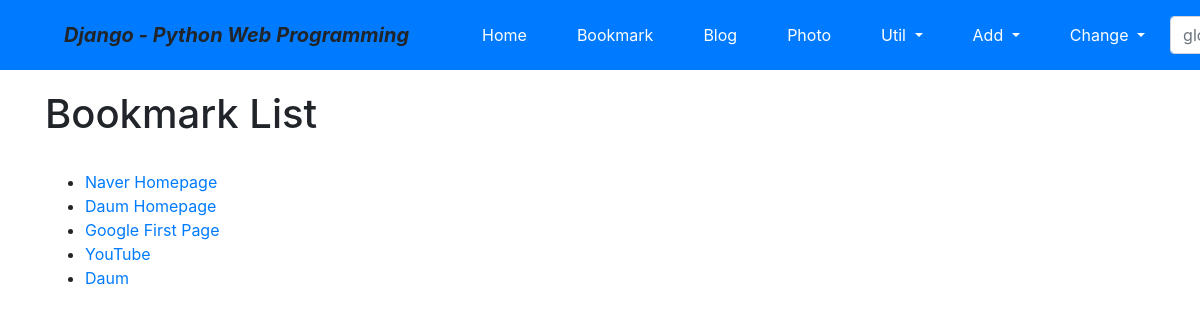
Page /bookmark/ (signed in) on the committed database.
### bookmark/models.py (models this page shows)
class Bookmark(models.Model):
    title = models.CharField('TITLE', max_length=100, blank=True)
    url = models.URLField('URL', unique=True)
    owner = models.ForeignKey(User, on_delete=models.CASCADE, blank=True, null=True)
    def __str__(self):
        return self.title

### bookmark/views.py (the view)
# urls.py: path('', views.BookmarkLV.as_view(), name='index'),
class BookmarkLV(ListView):
    model = Bookmark

### bookmark/templates/bookmark/bookmark_list.html (shortened to what this page needs)
{% extends "base.html" %}
{% block content %}
<h1>Bookmark List</h1>
<br>
<ul>
    {% for bookmark in object_list %}
        <li><a href="{% url 'bookmark:detail' bookmark.id %}">{{ bookmark }}</a></li>
    {% endfor %}
</ul>
{% endblock %}

### rows in the picture
Bookmark: title "Naver Homepage"
Bookmark: title "Daum Homepage"
Bookmark: title "Google First Page"
Bookmark: title "YouTube"
Bookmark: title "Daum"
